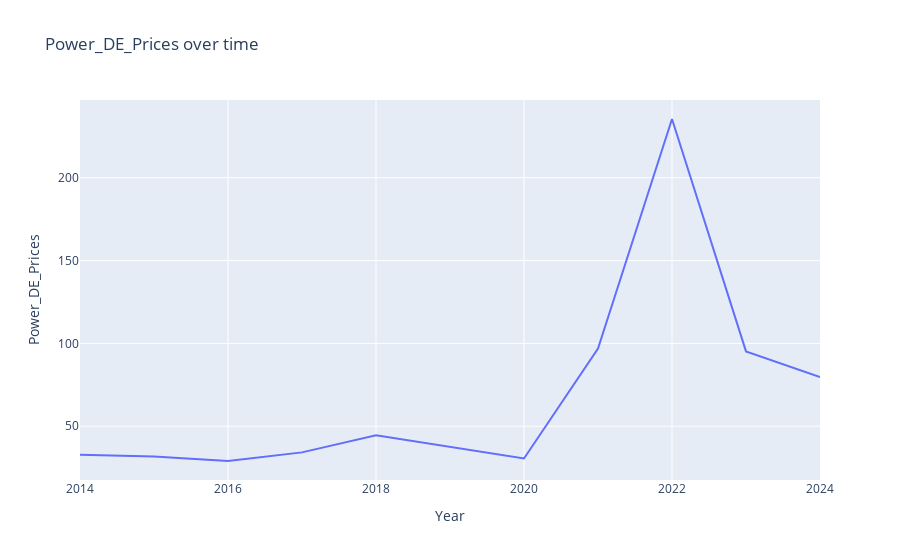
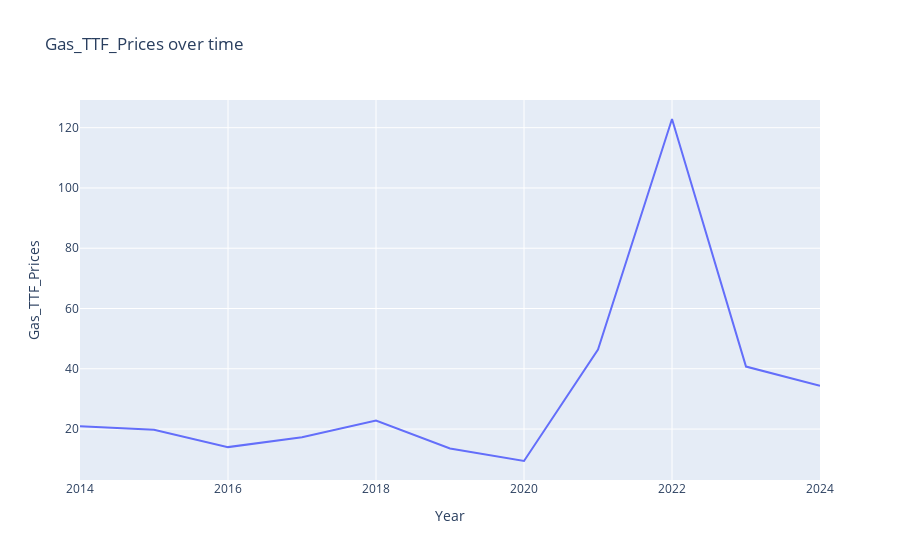
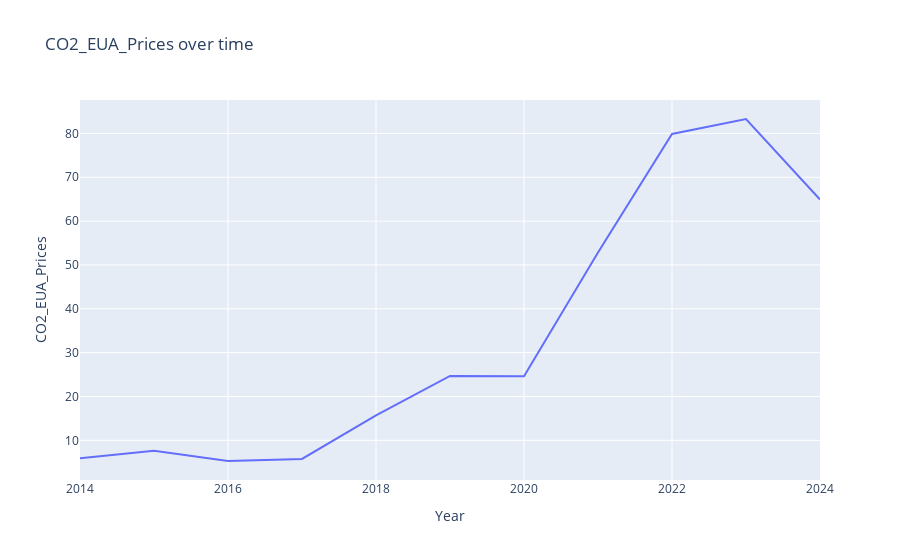
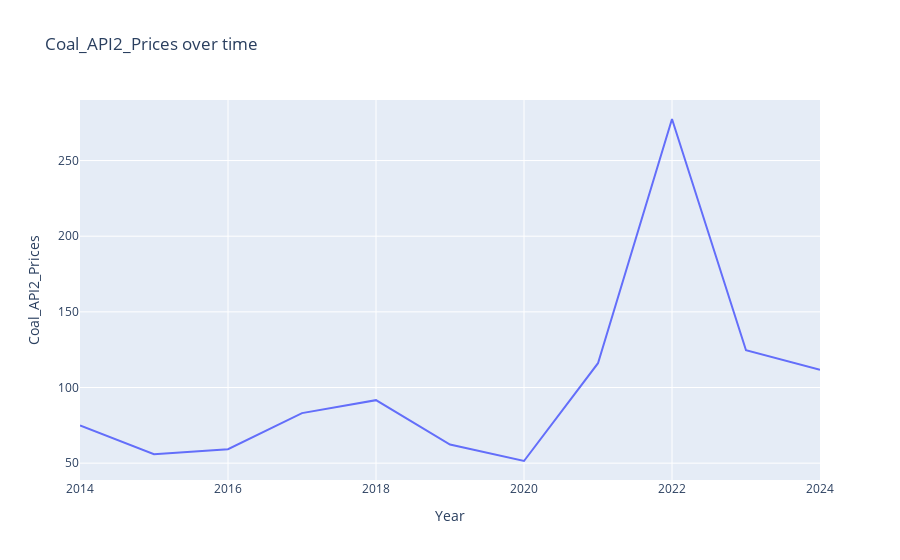

The notebook cell these images were saved under, in order:
### Code cell
price_cols = ['Power_DE_Prices','Gas_TTF_Prices','CO2_EUA_Prices','Coal_API2_Prices']

for col in price_cols:
    fig = px.line(df_hist_features, x='Year', y=col, title=f'{col} over time')
    fig.show()

### Figure 1 — Plotly figure (JSON) as saved in the notebook; plotly's stock layout.template omitted (floating-point values rounded to 4 significant figures)
{"data": [{"hovertemplate": "Year=%{x}<br>Power_DE_Prices=%{y}<extra></extra>", "legendgroup": "", "line": {"color": "#636efa", "dash": "solid"}, "marker": {"symbol": "circle"}, "mode": "lines", "name": "", "orientation": "v", "showlegend": false, "type": "scatter", "x": [2014, 2015, 2016, 2017, 2018, 2019, 2020, 2021, 2022, 2023, 2024], "xaxis": "x", "y": [32.76, 31.63, 28.98, 34.19, 44.47, 37.67, 30.47, 96.85, 235.4, 95.18, 79.62], "yaxis": "y"}], "layout": {"legend": {"tracegroupgap": 0}, "title": {"text": "Power_DE_Prices over time"}, "xaxis": {"anchor": "y", "domain": [0, 1], "title": {"text": "Year"}}, "yaxis": {"anchor": "x", "domain": [0, 1], "title": {"text": "Power_DE_Prices"}}}}

### Figure 2 — Plotly figure (JSON) as saved in the notebook; plotly's stock layout.template omitted (floating-point values rounded to 4 significant figures)
{"data": [{"hovertemplate": "Year=%{x}<br>Gas_TTF_Prices=%{y}<extra></extra>", "legendgroup": "", "line": {"color": "#636efa", "dash": "solid"}, "marker": {"symbol": "circle"}, "mode": "lines", "name": "", "orientation": "v", "showlegend": false, "type": "scatter", "x": [2014, 2015, 2016, 2017, 2018, 2019, 2020, 2021, 2022, 2023, 2024], "xaxis": "x", "y": [20.92, 19.8, 14.01, 17.3, 22.8, 13.55, 9.4, 46.36, 122.9, 40.74, 34.35], "yaxis": "y"}], "layout": {"legend": {"tracegroupgap": 0}, "title": {"text": "Gas_TTF_Prices over time"}, "xaxis": {"anchor": "y", "domain": [0, 1], "title": {"text": "Year"}}, "yaxis": {"anchor": "x", "domain": [0, 1], "title": {"text": "Gas_TTF_Prices"}}}}

### Figure 3 — Plotly figure (JSON) as saved in the notebook; plotly's stock layout.template omitted (floating-point values rounded to 4 significant figures)
{"data": [{"hovertemplate": "Year=%{x}<br>CO2_EUA_Prices=%{y}<extra></extra>", "legendgroup": "", "line": {"color": "#636efa", "dash": "solid"}, "marker": {"symbol": "circle"}, "mode": "lines", "name": "", "orientation": "v", "showlegend": false, "type": "scatter", "x": [2014, 2015, 2016, 2017, 2018, 2019, 2020, 2021, 2022, 2023, 2024], "xaxis": "x", "y": [5.94, 7.63, 5.29, 5.75, 15.72, 24.7, 24.62, 52.85, 79.89, 83.29, 64.94], "yaxis": "y"}], "layout": {"legend": {"tracegroupgap": 0}, "title": {"text": "CO2_EUA_Prices over time"}, "xaxis": {"anchor": "y", "domain": [0, 1], "title": {"text": "Year"}}, "yaxis": {"anchor": "x", "domain": [0, 1], "title": {"text": "CO2_EUA_Prices"}}}}

### Figure 4 — Plotly figure (JSON) as saved in the notebook; plotly's stock layout.template omitted (floating-point values rounded to 4 significant figures)
{"data": [{"hovertemplate": "Year=%{x}<br>Coal_API2_Prices=%{y}<extra></extra>", "legendgroup": "", "line": {"color": "#636efa", "dash": "solid"}, "marker": {"symbol": "circle"}, "mode": "lines", "name": "", "orientation": "v", "showlegend": false, "type": "scatter", "x": [2014, 2015, 2016, 2017, 2018, 2019, 2020, 2021, 2022, 2023, 2024], "xaxis": "x", "y": [74.96, 55.88, 59.2, 83.07, 91.64, 62.27, 51.43, 116.1, 277.4, 124.6, 111.8], "yaxis": "y"}], "layout": {"legend": {"tracegroupgap": 0}, "title": {"text": "Coal_API2_Prices over time"}, "xaxis": {"anchor": "y", "domain": [0, 1], "title": {"text": "Year"}}, "yaxis": {"anchor": "x", "domain": [0, 1], "title": {"text": "Coal_API2_Prices"}}}}
